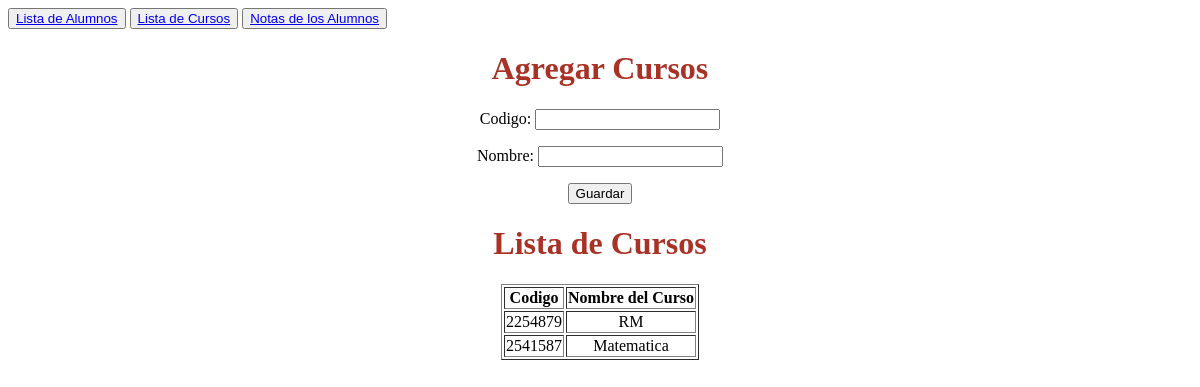
The app's page /cursos/, older data.
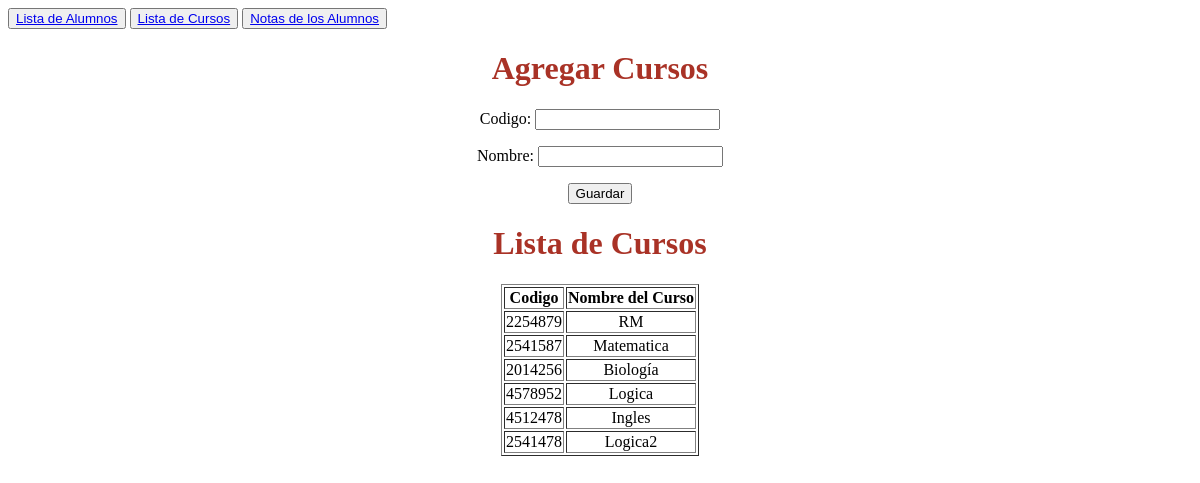
The same page, newer data.
### gestion_Universitaria/models.py (models this page shows, shortened)
class Curso(models.Model):
  codigo = models.IntegerField(
    validators=[
      MinValueValidator(1000000, message="Se requiere 7 digitos"),
      MaxValueValidator(9999999, message="Se requiere 7 digitos")
    ]
  )
  nombre = models.CharField(max_length=100)

### gestion_Universitaria/views.py (the view)
# urls.py: path('cursos/', views.agregar_curso, name='agregar_curso'),
def agregar_curso(request):
  if request.method == 'POST':
    form = CursoForm(request.POST)
    if form.is_valid():
      form.save()
      return redirect('agregar_curso')
  else:
    form = CursoForm()
  cursos = Curso.objects.all()
  return render(request, 'gestion_Universitaria/agregar_curso.html', {'form': form, 'cursos': cursos})

### gestion_Universitaria/forms.py
class CursoForm(forms.ModelForm):
  class Meta:
    model = Curso
    fields = ['codigo', 'nombre']

### gestion_Universitaria/templates/gestion_Universitaria/agregar_curso.html (shortened to what this page needs)
<!DOCTYPE HTML>
<html>
  <head>
  </head>
  <body>
    <div>
      <nav>
        <button class="navegaacion"><a href="{% url 'agregar_alumno' %}">Lista de Alumnos</a></button>
        <button class="navegaacion"><a href="#">Lista de Cursos</a></button>
        <button class="navegaacion"><a href="{% url 'agregar_nota' %}">Notas de los Alumnos</a></button>
      </nav>
      <center>
        <h1 style="color: #A93226">Agregar Cursos</h1>
        <form method="POST">
          {{ form.as_p }}
          <button class="boton" type="submit">Guardar</button>
        </form>
      </center>
    </div>
    <div>
      <center>
        <h1 style="color: #A93226">Lista de Cursos</h1>
        {% if cursos %}
          <table border="1" style="text-align: center">
            <tr>
              <th>Codigo</th>
              <th>Nombre del Curso</th>
            </tr>
            {% for curso in cursos %}
              <tr>
                <td>{{ curso.codigo }}</td>
                <td>{{ curso.nombre }}</td>
              </tr>
            {% endfor %}
          </table>
        {% else %}
          <p>No hay cursos en la base de datos.</p>
        {% endif %}
      </center>
    </div>
  </body>
</html>

Row changes from the older to the newer data that the page shows:
added Curso: codigo "2014256", nombre "Biología"
added Curso: codigo "4578952", nombre "Logica"
added Curso: codigo "4512478", nombre "Ingles"
added Curso: codigo "2541478", nombre "Logica2"
